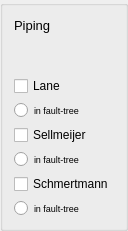
         <widget class="QGroupBox" name="groupBox_failure_13">
          <property name="geometry">
           <rect>
            <x>480</x>
            <y>217</y>
            <width>105</width>
            <height>231</height>
           </rect>
          </property>
          <property name="autoFillBackground">
           <bool>false</bool>
          </property>
          <property name="title">
           <string/>
          </property>
          <property name="alignment">
           <set>Qt::AlignLeading|Qt::AlignLeft|Qt::AlignTop</set>
          </property>
          <property name="flat">
           <bool>false</bool>
          </property>
          <layout class="QVBoxLayout" name="verticalLayout_7">
           <item>
            <widget class="QLabel" name="label_13">
             <property name="font">
              <font>
               <pointsize>10</pointsize>
              </font>
             </property>
             <property name="text">
              <string>Piping</string>
             </property>
             <property name="alignment">
              <set>Qt::AlignLeading|Qt::AlignLeft|Qt::AlignVCenter</set>
             </property>
            </widget>
           </item>
           <item>
            <widget class="QLabel" name="label_14">
             <property name="enabled">
              <bool>true</bool>
             </property>
             <property name="minimumSize">
              <size>
               <width>50</width>
               <height>30</height>
              </size>
             </property>
             <property name="maximumSize">
              <size>
               <width>50</width>
               <height>30</height>
              </size>
             </property>
             <property name="text">
              <string/>
             </property>
             <property name="pixmap">
              <pixmap resource="../../../system_sys/source_code/gui/resources/system_sys_resource.qrc">:/dike_pip_icon</pixmap>
             </property>
             <property name="scaledContents">
              <bool>true</bool>
             </property>
            </widget>
           </item>
           <item>
            <widget class="QCheckBox" name="checkBox_pip_lane">
             <property name="text">
              <string>Lane</string>
             </property>
             <property name="iconSize">
              <size>
               <width>50</width>
               <height>50</height>
              </size>
             </property>
            </widget>
           </item>
           <item>
            <widget class="QRadioButton" name="radioButton_lane">
             <property name="font">
              <font>
               <pointsize>7</pointsize>
              </font>
             </property>
             <property name="text">
              <string>in fault-tree</string>
             </property>
            </widget>
           </item>
           <item>
            <widget class="QCheckBox" name="checkBox_pip_sell">
             <property name="text">
              <string>Sellmeijer</string>
             </property>
            </widget>
           </item>
           <item>
            <widget class="QRadioButton" name="radioButton_sell">
             <property name="font">
              <font>
               <pointsize>7</pointsize>
              </font>
             </property>
             <property name="text">
              <string>in fault-tree</string>
             </property>
            </widget>
           </item>
           <item>
            <widget class="QCheckBox" name="checkBox_pip_schmert">
             <property name="text">
              <string>Schmertmann</string>
             </property>
            </widget>
           </item>
           <item>
            <widget class="QRadioButton" name="radioButton_schmert">
             <property name="font">
              <font>
               <pointsize>7</pointsize>
              </font>
             </property>
             <property name="text">
              <string>in fault-tree</string>
             </property>
            </widget>
           </item>
          </layout>
         </widget>
